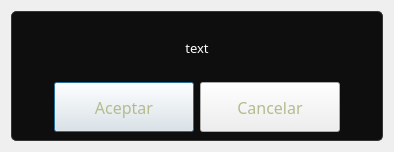
<?xml version="1.0" encoding="UTF-8"?>
<ui version="4.0">
 <class>Dialog</class>
 <widget class="QDialog" name="Dialog">
  <property name="geometry">
   <rect>
    <x>0</x>
    <y>0</y>
    <width>394</width>
    <height>152</height>
   </rect>
  </property>
  <property name="windowTitle">
   <string>Dialog</string>
  </property>
  <property name="styleSheet">
   <string notr="true">color:white;

</string>
  </property>
  <layout class="QVBoxLayout" name="verticalLayout">
   <item>
    <widget class="QWidget" name="widget" native="true">
     <property name="styleSheet">
      <string notr="true">#widget{
	color:white;
	background-color: rgba(0, 0, 0, 240);
	border: 1px solid rgb(54, 54, 54);
	border-radius:5px;
}
/*PushButton*/
QPushButton{
	color: rgb(180, 188, 142);
	border-image: url(:/stylesheet/button.png);
}
QPushButton:hover, QPushButton:focus{	
	color: rgb(255, 255, 255);	
	border-image: url(:/stylesheet/button_hover.png);
}
QPushButton:pressed{
	padding-top: 2px;
	border-image: url(:/stylesheet/button_pressed.png);
}</string>
     </property>
     <layout class="QVBoxLayout" name="verticalLayout_2">
      <item>
       <widget class="QLabel" name="_l_text">
        <property name="font">
         <font>
          <family>Revue BT</family>
          <pointsize>10</pointsize>
         </font>
        </property>
        <property name="text">
         <string>text</string>
        </property>
        <property name="alignment">
         <set>Qt::AlignCenter</set>
        </property>
        <property name="wordWrap">
         <bool>true</bool>
        </property>
       </widget>
      </item>
      <item>
       <layout class="QHBoxLayout" name="horizontalLayout">
        <item>
         <spacer name="horizontalSpacer_3">
          <property name="orientation">
           <enum>Qt::Horizontal</enum>
          </property>
          <property name="sizeHint" stdset="0">
           <size>
            <width>40</width>
            <height>20</height>
           </size>
          </property>
         </spacer>
        </item>
        <item>
         <widget class="QPushButton" name="_pb_accept">
          <property name="enabled">
           <bool>true</bool>
          </property>
          <property name="minimumSize">
           <size>
            <width>140</width>
            <height>50</height>
           </size>
          </property>
          <property name="maximumSize">
           <size>
            <width>140</width>
            <height>50</height>
           </size>
          </property>
          <property name="font">
           <font>
            <family>Revue BT</family>
            <pointsize>12</pointsize>
           </font>
          </property>
          <property name="text">
           <string>Aceptar</string>
          </property>
          <property name="shortcut">
           <string>Return</string>
          </property>
         </widget>
        </item>
        <item>
         <widget class="QPushButton" name="_pb_cancel">
          <property name="minimumSize">
           <size>
            <width>140</width>
            <height>50</height>
           </size>
          </property>
          <property name="maximumSize">
           <size>
            <width>140</width>
            <height>50</height>
           </size>
          </property>
          <property name="font">
           <font>
            <family>Revue BT</family>
            <pointsize>12</pointsize>
           </font>
          </property>
          <property name="text">
           <string>Cancelar</string>
          </property>
          <property name="shortcut">
           <string>Esc</string>
          </property>
         </widget>
        </item>
        <item>
         <spacer name="horizontalSpacer_4">
          <property name="orientation">
           <enum>Qt::Horizontal</enum>
          </property>
          <property name="sizeHint" stdset="0">
           <size>
            <width>40</width>
            <height>20</height>
           </size>
          </property>
         </spacer>
        </item>
       </layout>
      </item>
     </layout>
    </widget>
   </item>
  </layout>
 </widget>
 <resources/>
 <connections/>
</ui>
